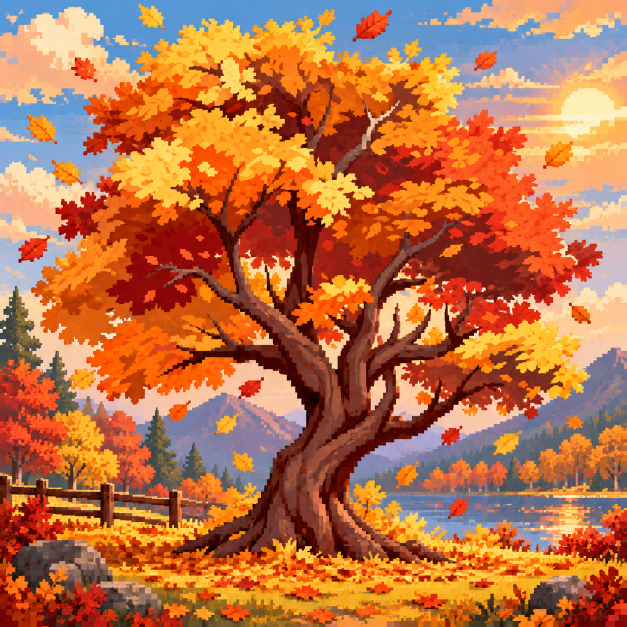
#> input picture assets/source/original.png, 1254 x 1254 px (shown at 1/2 size); the run also reads 1 picture not shown here
$ python extract_leaves.py
#> lines starting #> are read from the running program, lines starting #| are printed output that depends on the picture; after the words box and inside, x2 and y2 are one past the last pixel; in counts of white or black regions, pixels touching at a corner belong together
#!/usr/bin/env python3
"""Build the autumn scene from the painting and the two painted masks.

    python3 tools/extract_leaves.py

The trunk mask's white pixels are the bare-tree silhouette. The leaf mask's
white pixels are the only foliage that can fall. Everything else in the
painting stays as it is.
"""
import json
from pathlib import Path

import numpy as np
from PIL import Image, ImageDraw
from scipy import ndimage
from scipy.spatial import ConvexHull

ROOT = Path(__file__).resolve().parents[1]
SRC = ROOT / "assets" / "source"
OUT = ROOT / "assets"


def load_masks():
    orig = np.array(Image.open(SRC / "original.png").convert("RGB"))
    trunk_img = np.array(Image.open(SRC / "trunk-mask.png").convert("RGB"))
    leaf_img = np.array(Image.open(SRC / "leaf-mask.png").convert("RGB"))
    h, w = orig.shape[:2]
    tr = (trunk_img[:, :, 0] > 240) & (trunk_img[:, :, 1] > 240) & (trunk_img[:, :, 2] > 240)
    lab, _ = ndimage.label(tr)
    sizes = np.bincount(lab.ravel())
    sizes[0] = 0
    trunk = np.isin(lab, np.where(sizes >= 80)[0])
    holes = ndimage.binary_fill_holes(trunk) & ~trunk
    hlab, _ = ndimage.label(holes)
    hs = np.bincount(hlab.ravel())
    hs[0] = 0
    trunk |= np.isin(hlab, np.where((hs > 0) & (hs < 60))[0])

    lum = leaf_img.astype(np.int16).mean(axis=2)
    solid = lum >= 230
    fringe = (lum >= 185) & ndimage.binary_dilation(solid, iterations=2)
    raw = solid | fringe
    lab, _ = ndimage.label(raw)
    sizes = np.bincount(lab.ravel())
    sizes[0] = 0
    painted = np.isin(lab, np.where(sizes >= 200)[0])
    r = orig[:, :, 0].astype(np.int16)
    g = orig[:, :, 1].astype(np.int16)
    b = orig[:, :, 2].astype(np.int16)
    mn = np.minimum(np.minimum(r, g), b)
    mx = np.maximum(np.maximum(r, g), b)
    cloudish = (mn > 200) & ((mx - mn) < 40)
    blue = (b > r + 12) & (b > 100)
    # Dark reds in the shade are still leaves. Blue sky and pale clouds are not.
    leaf_color = (r > 55) & (r + 8 > g) & (r > b + 6) & (g < 245) & ~cloudish & ~blue
    warm = painted & (r > 140) & (r > b + 15) & (r + 12 > g)
    foliage = (painted & leaf_color) | warm
    return orig, trunk, foliage, h, w


def bark_like(orig):
    r = orig[:, :, 0].astype(np.int16)
    g = orig[:, :, 1].astype(np.int16)
    b = orig[:, :, 2].astype(np.int16)
    bright_leaf = (r > 175) & (r > g + 8) & (r > b + 40) & (g > 50)
    return (
        (r > 36) & (r < 215) & (g > 22) & (g < 185) & (b > 12) & (b < 155)
        & (r + 18 > g) & (g + 24 > b) & ((r - g) < 78) & (g > r * 0.32)
        & ~bright_leaf
    )


def paint_bark(orig, trunk):
    """Keep real bark. Fill the rest of the silhouette from bark at the same depth."""
    real = trunk & bark_like(orig)
    depth = ndimage.distance_transform_edt(trunk)
    wood = orig.copy()
    ys, xs = np.where(real)
    if ys.size == 0:
        return wood
    ds = np.clip(np.rint(depth[ys, xs]).astype(np.int32), 0, 60)
    bins = {}
    colors = orig[ys, xs]
    for d in range(61):
        sel = np.abs(ds - d) <= 1
        if sel.sum() >= 12:
            bins[d] = colors[sel]
    if not bins:
        bins[0] = colors
    need_y, need_x = np.where(trunk & ~real)
    if need_y.size == 0:
        return wood
    cell = 5
    cy = need_y // cell
    cx = need_x // cell
    keys = cy.astype(np.int64) * 100000 + cx
    rng = np.random.default_rng(5)
    order = np.argsort(keys, kind="mergesort")
    keys, need_y, need_x = keys[order], need_y[order], need_x[order]
    splits = np.flatnonzero(np.diff(keys)) + 1
    groups = np.split(np.arange(keys.size), splits)
    for group in groups:
        py = need_y[group]
        px = need_x[group]
        d = int(np.median(depth[py, px]))
        pal = None
        for delta in range(0, 20):
            if d + delta in bins:
                pal = bins[d + delta]
                break
            if d - delta >= 0 and (d - delta) in bins:
                pal = bins[d - delta]
                break
        if pal is None:
            pal = colors
        wood[py, px] = pal[int(rng.integers(0, len(pal)))]
    return wood


def backdrop(orig, foliage, trunk):
    """Paint the foliage hole with the sky color at that height. Side woods are not sampled."""
    hole = foliage & ~trunk
    r = orig[:, :, 0].astype(np.int16)
    b = orig[:, :, 2].astype(np.int16)
    g = orig[:, :, 1].astype(np.int16)
    mn = np.minimum(np.minimum(r, g), b)
    warm = (r > 145) & (r > b + 22)
    # Bright sky, cloud, and haze only. Dark pines must not tint the hole.
    source = ~foliage & ~trunk & ~warm & (mn > 115) & (b > 90)
    h, w = hole.shape
    filled = orig.copy()
    row = np.zeros((h, 3), np.float32)
    ok = np.zeros(h, bool)
    for y in range(h):
        cols = np.where(source[y])[0]
        if cols.size < 12:
            continue
        ok[y] = True
        row[y] = np.median(orig[y, cols], axis=0)
    # Fill gaps in the row profile from the nearest good row, then snap to 8px bands.
    good = np.where(ok)[0]
    if good.size:
        for y in range(h):
            if ok[y]:
                continue
            j = int(np.searchsorted(good, y))
            a = good[max(0, j - 1)]
            c = good[min(good.size - 1, j)]
            if a == c:
                row[y] = row[a]
            else:
                t = (y - a) / (c - a)
                row[y] = row[a] * (1 - t) + row[c] * t
        kernel = np.ones(41) / 41
        soft = np.zeros_like(row)
        for channel in range(3):
            soft[:, channel] = np.convolve(row[:, channel], kernel, mode="same")
        row = soft
        cell = 4
        band = np.repeat(row.reshape(h, 1, 3), w, axis=1)
        small = Image.fromarray(np.clip(band, 0, 255).astype(np.uint8)).resize((w // cell, h // cell), Image.BOX)
        pix = np.array(small.resize((w, h), Image.NEAREST))
        filled[hole] = pix[hole]
    return filled, hole


def sky_mask_of(filled, trunk):
    r = filled[:, :, 0].astype(np.int16)
    g = filled[:, :, 1].astype(np.int16)
    b = filled[:, :, 2].astype(np.int16)
    mn = np.minimum(np.minimum(r, g), b)
    mx = np.maximum(np.maximum(r, g), b)
    yy = np.arange(filled.shape[0])[:, None]
    blue = (b > r - 8) & (b > 115) & (mn > 100) & (yy < 640)
    cloud = (mn > 170) & ((mx - mn) < 80) & (yy < 700) & (b > 110)
    sun = (r > 220) & (g > 175) & (b > 100) & (yy < 500)
    return (blue | cloud | sun) & ~trunk


def collect_templates(orig, foliage):
    r = orig[:, :, 0].astype(np.int16)
    g = orig[:, :, 1].astype(np.int16)
    b = orig[:, :, 2].astype(np.int16)
    leafish = (r > 140) & ((r - b) > 30) & (g > 30)
    yy = np.arange(orig.shape[0])[:, None]
    region = leafish & ~ndimage.binary_dilation(foliage, iterations=1) & (yy < 500)
    lab, _ = ndimage.label(region)
    sizes = np.bincount(lab.ravel())
    sizes[0] = 0
    templates = []
    for idx in np.argsort(sizes)[::-1]:
        if not (90 <= sizes[idx] <= 800):
            continue
        ys, xs = np.where(lab == idx)
        h = int(ys.max() - ys.min() + 1)
        w = int(xs.max() - xs.min() + 1)
        if min(h, w) < 10 or max(h, w) / min(h, w) > 2.2:
            continue
        if xs.min() <= 1:
            continue
        mask = np.zeros((h, w), bool)
        mask[ys - ys.min(), xs - xs.min()] = True
        # Keep a little of the original color so ambient leaves match the art.
        patch = np.zeros((h, w, 3), np.uint8)
        patch[mask] = orig[ys, xs]
        templates.append({"mask": mask, "color": patch})
        if len(templates) >= 10:
            break
    if not templates:
        raise SystemExit("no leaf templates found in the painting")
    return templates


# [7 lines left out: function scale_mask, not called in this run]


def maple_mask(w, h):
    im = Image.new("L", (w, h), 0)
    draw = ImageDraw.Draw(im)
    cx = w // 2
    draw.polygon([
        (cx, 1),
        (cx + w // 6, h // 5), (w - 2, h // 8), (w - 3, h // 4), (cx + w // 5, h // 4),
        (w - 2, int(h * 0.46)), (cx + w // 6, int(h * 0.52)),
        (w - 4, int(h * 0.70)), (cx + w // 8, int(h * 0.60)),
        (cx + 1, int(h * 0.68)), (cx + 1, h - 2), (cx - 1, h - 2), (cx - 1, int(h * 0.68)),
        (cx - w // 8, int(h * 0.60)), (3, int(h * 0.70)),
        (cx - w // 6, int(h * 0.52)), (2, int(h * 0.46)),
        (cx - w // 5, h // 4), (2, h // 4), (2, h // 8), (cx - w // 6, h // 5),
    ], fill=255)
    return np.array(im) > 0


def maple_shapes():
    shapes = []
    for w, h in ((18, 22), (26, 32), (34, 40), (42, 50)):
        mask = maple_mask(w, h)
        for turn in range(4):
            im = Image.fromarray(mask.astype(np.uint8) * 255)
            turned = np.array(im.rotate(90 * turn, expand=True, resample=Image.NEAREST)) > 127
            shapes.append(turned)
            shapes.append(np.fliplr(turned))
    return shapes


def place_leaves(orig, foliage, shapes):
    """Stamp whole leaf shapes. They may overlap; nothing slices them into strips."""
    h, w = foliage.shape
    spacing = 16
    ys, xs = np.where(foliage)
    cell = (ys // spacing).astype(np.int64) * ((w // spacing) + 2) + (xs // spacing)
    uniq, inv = np.unique(cell, return_inverse=True)
    rng = np.random.default_rng(19)
    seeds = []
    order = np.argsort(inv, kind="mergesort")
    last = -1
    for pos in order:
        c = inv[pos]
        if c == last:
            continue
        last = c
        seeds.append((int(ys[pos]), int(xs[pos]), int(rng.integers(0, len(shapes)))))
    sprites = []
    covered = np.zeros((h, w), bool)
    for sy, sx, vi in seeds:
        mask = shapes[vi]
        mh, mw = mask.shape
        cy, cx = (mh - 1) / 2, (mw - 1) / 2
        y0 = int(round(sy - cy))
        x0 = int(round(sx - cx))
        y1, x1 = y0 + mh, x0 + mw
        sy0, sx0 = max(0, y0), max(0, x0)
        sy1, sx1 = min(h, y1), min(w, x1)
        if sy1 <= sy0 or sx1 <= sx0:
            continue
        sub = mask[sy0 - y0 : sy1 - y0, sx0 - x0 : sx1 - x0] & foliage[sy0:sy1, sx0:sx1]
        if int(sub.sum()) < 40:
            continue
        sh, sw = sy1 - sy0, sx1 - sx0
        patch = np.zeros((sh, sw, 4), np.uint8)
        yy, xx = np.where(sub)
        patch[yy, xx, :3] = orig[sy0 + yy, sx0 + xx]
        patch[yy, xx, 3] = 255
        coords = np.argwhere(patch[:, :, 3] > 0)
        sprites.append({
            "x": sx0,
            "y": sy0,
            "w": sw,
            "h": sh,
            "cx": round(float(coords[:, 1].mean()), 2),
            "cy": round(float(coords[:, 0].mean()), 2),
            "patch": patch,
        })
        covered[sy0:sy1, sx0:sx1] |= sub
    gap_y, gap_x = np.where(foliage & ~covered)
    if gap_y.size:
        step = 14
        seen = set()
        small = shapes[::8] or shapes
        for sy, sx in zip(gap_y[:: max(1, gap_y.size // 800)], gap_x[:: max(1, gap_y.size // 800)]):
            key = (int(sy) // step, int(sx) // step)
            if key in seen:
                continue
            seen.add(key)
            mask = small[(sy + sx) % len(small)]
            mh, mw = mask.shape
            cy, cx = (mh - 1) / 2, (mw - 1) / 2
            y0 = int(round(sy - cy))
            x0 = int(round(sx - cx))
            sy0, sx0 = max(0, y0), max(0, x0)
            sy1, sx1 = min(h, y0 + mh), min(w, x0 + mw)
            if sy1 <= sy0 or sx1 <= sx0:
                continue
            sub = mask[sy0 - y0 : sy1 - y0, sx0 - x0 : sx1 - x0] & foliage[sy0:sy1, sx0:sx1] & ~covered[sy0:sy1, sx0:sx1]
            if int(sub.sum()) < 30:
                continue
            sh, sw = sy1 - sy0, sx1 - sx0
            patch = np.zeros((sh, sw, 4), np.uint8)
            yy, xx = np.where(sub)
            patch[yy, xx, :3] = orig[sy0 + yy, sx0 + xx]
            patch[yy, xx, 3] = 255
            coords = np.argwhere(patch[:, :, 3] > 0)
            sprites.append({
                "x": sx0,
                "y": sy0,
                "w": sw,
                "h": sh,
                "cx": round(float(coords[:, 1].mean()), 2),
                "cy": round(float(coords[:, 0].mean()), 2),
                "patch": patch,
            })
            covered[sy0:sy1, sx0:sx1] |= sub
    missed = int((foliage & ~covered).sum())
    print(f"leaves {len(sprites)} seeds {len(seeds)} missed {missed} of {int(foliage.sum())}")
    return sprites


def ambient_sprites(orig, foliage):
    """Whole maple leaves drifting in open sky, tinted with the painting's leaf colors."""
    r = orig[:, :, 0].astype(np.int16)
    g = orig[:, :, 1].astype(np.int16)
    b = orig[:, :, 2].astype(np.int16)
    sample = foliage & (r > 160)
    ys, xs = np.where(sample)
    rng = np.random.default_rng(3)
    sprites = []
    masks = [maple_mask(w, h) for w, h in ((16, 20), (20, 24), (24, 30))]
    for n in range(14):
        mask = masks[n % len(masks)]
        if n % 2:
            mask = np.rot90(mask, n % 4)
        h, w = mask.shape
        sy, sx = int(ys[int(rng.integers(0, len(ys)))]), int(xs[int(rng.integers(0, len(xs)))])
        tint = orig[sy, sx].astype(np.int16)
        patch = np.zeros((h, w, 4), np.uint8)
        shade = np.linspace(0.75, 1.05, h, dtype=np.float32)[:, None, None]
        color = np.broadcast_to(np.clip(tint.astype(np.float32) * shade, 0, 255), (h, w, 3))
        patch[mask, :3] = color[mask]
        patch[mask, 3] = 255
        coords = np.argwhere(mask)
        sprites.append({
            "x": 70 + (n * 83) % 1080,
            "y": 24 + (n * 37) % 160,
            "w": w,
            "h": h,
            "cx": round(float(coords[:, 1].mean()), 2),
            "cy": round(float(coords[:, 0].mean()), 2),
            "patch": patch,
        })
    return sprites


def pack(sprites, atlas_w=2048):
    sprites = sorted(sprites, key=lambda s: (-s["h"], -s["w"]))
    x = y = row_h = used_h = 0
    for sprite in sprites:
        if x + sprite["w"] > atlas_w:
            y += row_h + 1
            x = 0
            row_h = 0
        sprite["ax"] = x
        sprite["ay"] = y
        row_h = max(row_h, sprite["h"])
        used_h = max(used_h, y + sprite["h"])
        x += sprite["w"] + 1
    atlas = np.zeros((max(used_h, 1), atlas_w, 4), np.uint8)
    for sprite in sprites:
        ax, ay, sw, sh = sprite["ax"], sprite["ay"], sprite["w"], sprite["h"]
        atlas[ay : ay + sh, ax : ax + sw] = sprite["patch"]
    records = [
        [s["x"], s["y"], s["w"], s["h"], s["ax"], s["ay"], s["cx"], s["cy"]]
        for s in sprites
    ]
    return atlas, records


def cloud_sprites(orig, foliage, trunk):
    r = orig[:, :, 0].astype(np.int16)
    g = orig[:, :, 1].astype(np.int16)
    b = orig[:, :, 2].astype(np.int16)
    mn = np.minimum(np.minimum(r, g), b)
    mx = np.maximum(np.maximum(r, g), b)
    yy, xx = np.ogrid[: orig.shape[0], : orig.shape[1]]
    sun = ((xx - 1168) ** 2 + (yy - 236) ** 2) < 130 ** 2
    pale = (mn > 168) & ((mx - mn) < 80) & (yy < 640) & ~foliage & ~trunk & ~sun
    lab, _ = ndimage.label(pale)
    sizes = np.bincount(lab.ravel())
    sizes[0] = 0
    sprites = []
    for idx in np.where((sizes >= 400) & (sizes <= 80000))[0]:
        ys, xs = np.where(lab == idx)
        x0, x1 = int(xs.min()), int(xs.max())
        y0, y1 = int(ys.min()), int(ys.max())
        sw, sh = x1 - x0 + 1, y1 - y0 + 1
        if sw > 520 or sh > 280:
            continue
        patch = np.zeros((sh, sw, 4), np.uint8)
        patch[ys - y0, xs - x0, :3] = orig[ys, xs]
        patch[ys - y0, xs - x0, 3] = 255
        coords = np.argwhere(patch[:, :, 3] > 0)
        # Shift them so they drift as extra clouds and never erase the painted sky.
        sprites.append({
            "x": (x0 + 360) % orig.shape[1],
            "y": y0,
            "w": sw,
            "h": sh,
            "cx": round(float(coords[:, 1].mean()), 2),
            "cy": round(float(coords[:, 0].mean()), 2),
            "patch": patch,
        })
    return sprites


def crown_polygon(foliage):
    ys, xs = np.where(foliage)
    pts = np.column_stack((xs[::80], ys[::80])).astype(np.float64)
    hull = ConvexHull(pts)
    poly = pts[hull.vertices]
    return [[int(x), int(y)] for x, y in poly]


def main():
    orig, trunk, foliage, h, w = load_masks()
#> in load_masks, orig is the input picture: shape (1254, 1254, 3); mean R, G, B 186.8, 113.4, 71.6
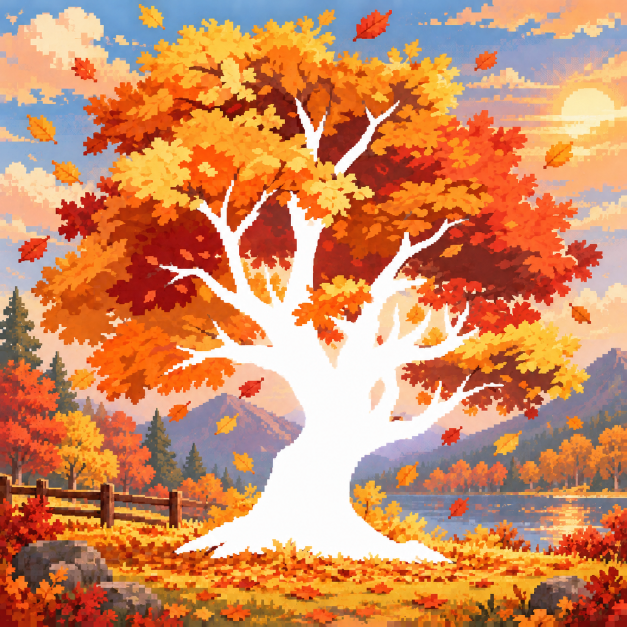
#> input picture assets/source/trunk-mask.png, 1254 x 1254 px (shown at 1/2 size)
#> in load_masks, `lab, _ = ndimage.label(tr)`:
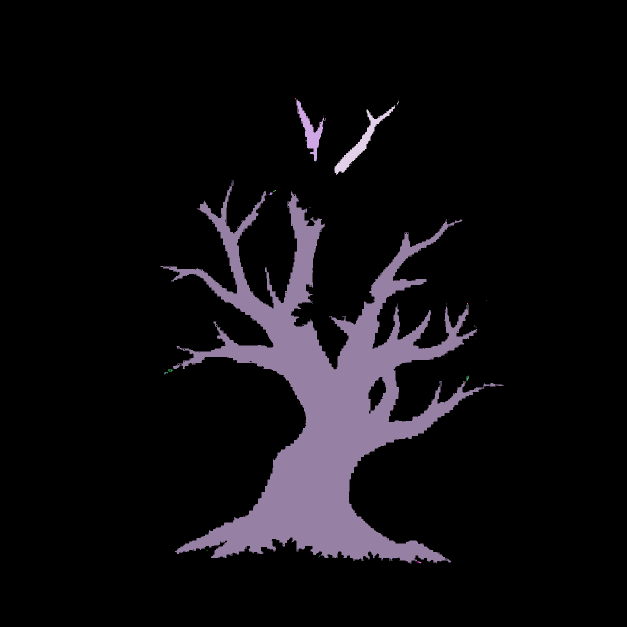
#> lab: shape (1254, 1254) int32 (shown at 1/2 size); 41 distinct labels, from 0 to 40; one colour per label, 0 black
#> in load_masks, `sizes = np.bincount(lab.ravel())`: sizes = 41 values, max 1419871 at index 0, min 1 at index 5, mean 38354
#> in load_masks, `hs = np.bincount(hlab.ravel())`: hs = 134 values, max 1570824 at index 0, min 1 at index 2, mean 11735.2
#> in load_masks, `lab, _ = ndimage.label(raw)`:
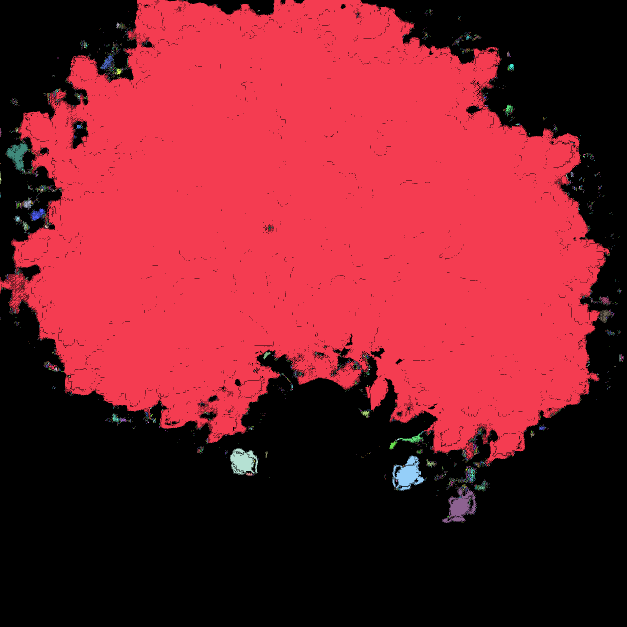
#> lab: shape (1254, 1254) int32 (shown at 1/2 size); 3260 distinct labels, from 0 to 3259; one colour per label, 0 black
#> in load_masks, `sizes = np.bincount(lab.ravel())`: sizes = 3260 values, max 779600 at index 1, min 1 at index 4, mean 482.4
#> in load_masks, `foliage = (painted & leaf_color) | warm`:
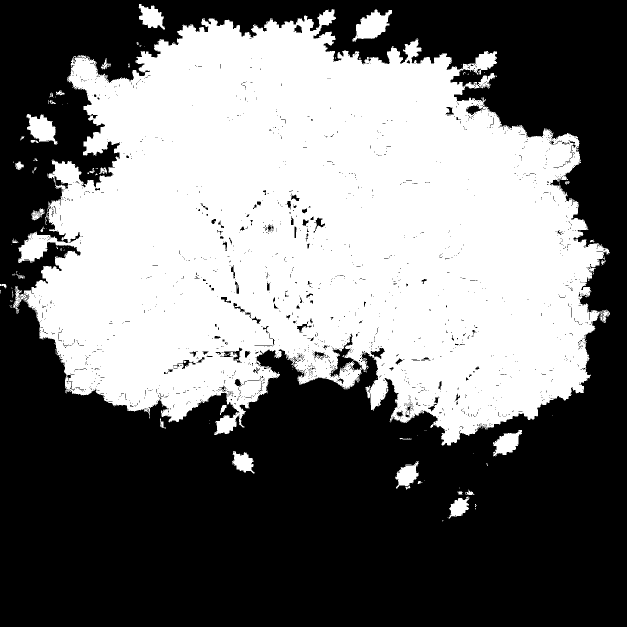
#> foliage: shape (1254, 1254) bool (shown at 1/2 size); 45.1% white; 127 white regions (95 under 20 px), largest, box (x1, y1, x2, y2) and area: (26, 18, 1220, 891) 695390, (705, 19, 784, 83) 2714, (53, 228, 115, 289) 2215
#> h = 1254; w = 1254
    print(f"trunk {int(trunk.sum())} foliage {int(foliage.sum())}")
#| trunk 152779 foliage 709667
    wood = paint_bark(orig, trunk)
#> after the loop in paint_bark, `for d in range(61):`: bins = 61 items
#> in paint_bark, `splits = np.flatnonzero(np.diff(keys)) + 1`: splits = 5374 values from 2 to 85236
#> in paint_bark, `groups = np.split(np.arange(keys.size), splits)`: groups = 5375 items
#> the loop in paint_bark, `for group in groups:` made 5375 passes
#> d on passes 5, 8, 12: 3, 3, 3
#> after the loop in paint_bark, `for group in groups:`:
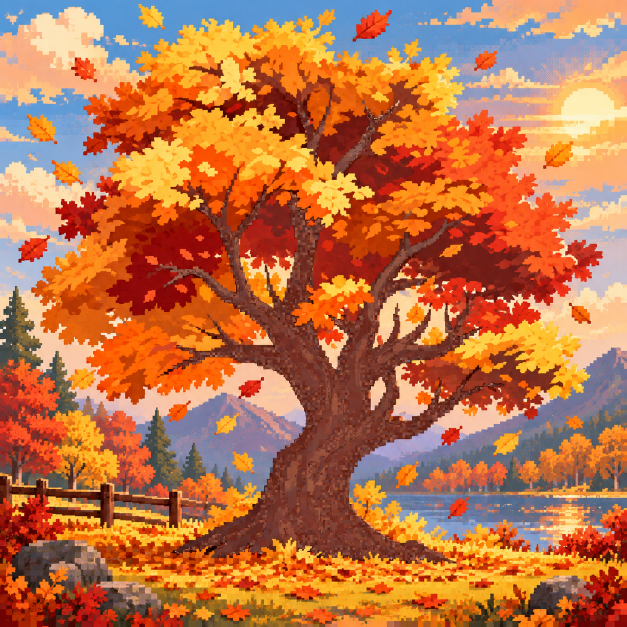
#> wood: shape (1254, 1254, 3) (shown at 1/2 size); 5.42% of pixels changed, all inside (x1, y1, x2, y2) = (322, 199, 1007, 1127)
    color, hole = backdrop(orig, foliage, trunk)
#> in backdrop, `source = ~foliage & ~trunk & ~warm & (mn > 115) & (b > 90)`:
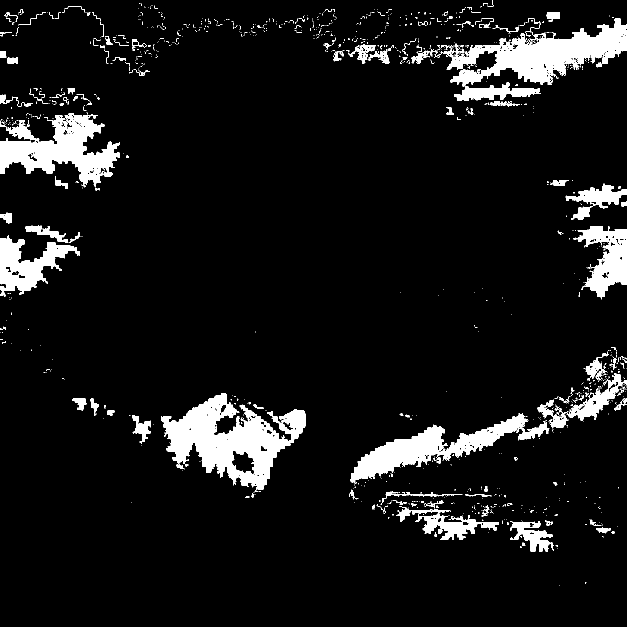
#> source: shape (1254, 1254) bool (shown at 1/2 size); 8.1% white; 1131 white regions (993 under 20 px), largest, box (x1, y1, x2, y2) and area: (322, 786, 612, 984) 25258, (886, 37, 1254, 173) 20585, (0, 226, 239, 375) 16646
#> the loop in backdrop, `for y in range(h):` made 1254 passes
#> cols on passes 1 to 3: [984], [984], [984]
#> in backdrop, `good = np.where(ok)[0]`: good = 950 values from 12 to 1103
#> the loop in backdrop, `for y in range(h):` made 1254 passes
#> (j, a, c, t) on passes 16, 17, 21, 214, 215, 222, 223, 224: (3, 14, 17, 0.333), (3, 14, 17, 0.667), (6, 19, 21, 0.5), (198, 212, 215, 0.333), (198, 212, 215, 0.667), (204, 220, 224, 0.25), (204, 220, 224, 0.5), (204, 220, 224, 0.75)
#> after the loop in backdrop, `for y in range(h):`: row = 1254 rows, first 8: [160, 162.5, 176], [160, 162.5, 176], [160, 162.5, 176], [160, 162.5, 176], [160, 162.5, 176], [160, 162.5, 176], [160, 162.5, 176], [160, 162.5, 176]
#> after the loop in backdrop, `for channel in range(3):`: soft = 1254 rows, first 8: [79.68, 82.45, 90.24], [83.04, 86.3, 94.72], [86.07, 90.07, 99.43], [89.32, 93.74, 103.9], [92.73, 97.52, 108.3], [96.63, 101.5, 112.9], [100.1, 105.5, 117.7], [103.6, 109.5, 122.5]
#> in backdrop, `row = soft`: row has the same summary as soft
#> in backdrop, `small = Image.fromarray(np.clip(band, 0, 255).astype(np.uint8)).resize..`:
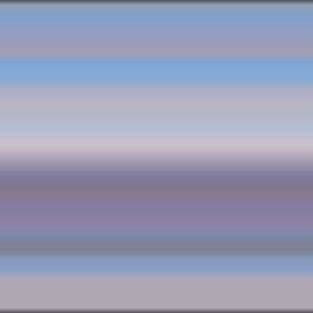
#> small: PIL image 313x313 RGB; mean R, G, B 151.6, 155.5, 181.1
#> (the rest of the program and of its run is left out)
